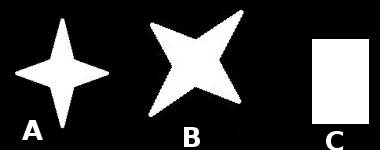
#> input picture cwd/match_shapes.jpg, 380 x 150 px, found by its file name
$ python 14-contours-match.py   (older library calls are emulated)
#> lines starting #> are read from the running program, lines starting #| are printed output that depends on the picture; after the words box and inside, x2 and y2 are one past the last pixel; in counts of white or black regions, pixels touching at a corner belong together
import numpy as np
import cv2 as cv
import matplotlib.pyplot as plt

# read
img = cv.imread('match_shapes.jpg', cv.IMREAD_COLOR)
#> img is the input picture: shape (150, 380, 3); min 0, max 255, mean 58.8
gray = cv.cvtColor(img, cv.COLOR_BGR2GRAY)
img = cv.cvtColor(img, cv.COLOR_BGR2RGB)

# threshold
ret, thresh = cv.threshold(gray, 127, 255, 0)
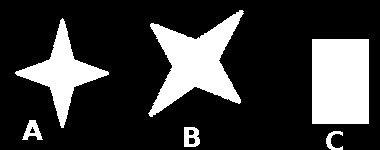
#> thresh: shape (150, 380); 22.8% white; 6 white regions

# find contours
# https://docs.opencv.org/master/d4/d73/tutorial_py_contours_begin.html
# document has error
# findContours had not changed source img and plus one return value at first
some, contours, hierarchy = cv.findContours(thresh, cv.RETR_TREE, cv.CHAIN_APPROX_SIMPLE)
#> contours = 9 contours; largest, box (x1, y1, x2, y2) and area: (312, 39, 369, 124) 4704, (148, 10, 244, 117) 4506, (15, 18, 109, 128) 2710, (184, 127, 200, 147) 259, (22, 120, 43, 140) 201
ret_img = cv.cvtColor(some, cv.COLOR_GRAY2RGB)
#> ret_img: shape (150, 380, 3); 22.8% white; 6 white regions, box (x1, y1, x2, y2) and area: (312, 39, 369, 124) 4845, (148, 10, 244, 117) 4694, (15, 18, 109, 128) 2863, (184, 127, 200, 147) 234, (22, 120, 43, 140) 218, (326, 131, 343, 150) 143

n = len(contours)
#> n = 9
# draw all contours
cnt_img = img.copy()
for i in range(n):
    cnt = contours[i]
    cv.drawContours(cnt_img, contours, i, (255, 0, 0), 2)
#> this loop made 9 passes
#> cnt on pass 7: [[312, 39], [312, 123], [368, 123], [368, 39]]
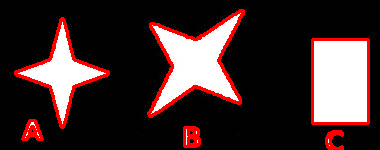
#> cnt_img: shape (150, 380, 3); 7.51% of pixels changed, all inside (x1, y1, x2, y2) = (14, 9, 370, 150)

# draw match contours
match_img = img.copy()
results = []
for i in range(n):
    for j in range(n-1, i, -1):
        match = cv.matchShapes(contours[i], contours[j], cv.CONTOURS_MATCH_I1, 0.0)
        results.append((i, j, match))
#> after the loop, results = 36 items, first 6: (0, 8, 2.49), (0, 7, 2.5), (0, 6, 2.7), (0, 5, 3.41), (0, 4, 3.22), (0, 3, 2.96)
results = np.array(results)
#> results = 36 rows, first 8: [0, 8, 2.49], [0, 7, 2.5], [0, 6, 2.7], [0, 5, 3.41], [0, 4, 3.22], [0, 3, 2.96], [0, 2, 2.98], [0, 1, 3.2]
min_match = results[:, 2].argmin()
#> min_match = 35
i, j = results[min_match][0:2]
#> i = 7; j = 8
cv.drawContours(match_img, contours, int(i), (0, 255, 0), 2)
cv.drawContours(match_img, contours, int(j), (0, 255, 0), 2)
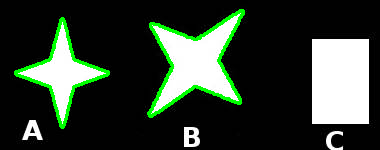
#> match_img: shape (150, 380, 3); mean R, G, B 51.6, 63.3, 51.6

# show
plt.subplot(2, 2, 1), plt.imshow(img), plt.title("img")
plt.subplot(2, 2, 2), plt.imshow(cnt_img), plt.title("cnt_img")
plt.subplot(2, 2, 3), plt.imshow(ret_img), plt.title("ret_img")
plt.subplot(2, 2, 4), plt.imshow(match_img), plt.title("match_img")
plt.show()
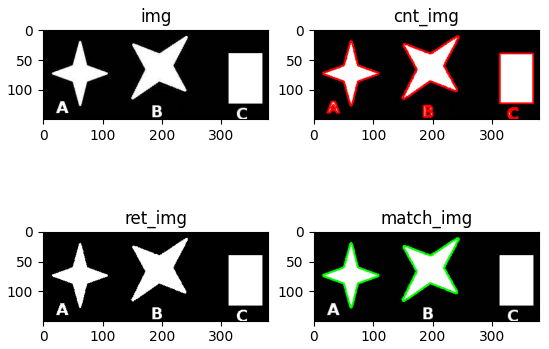
#> figure drawn by matplotlib, 4 panels

$ run again, with cwd/StLouisArchMultExpEV-1.82.JPG copied over cwd/match_shapes.jpg
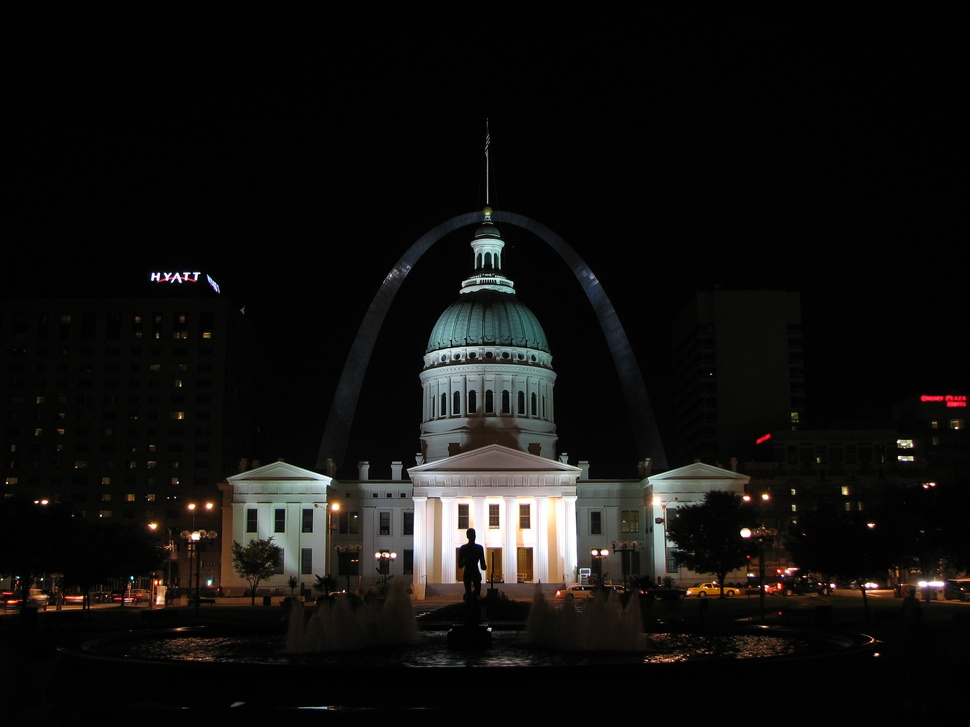
#> input picture cwd/StLouisArchMultExpEV-1.82.JPG, 970 x 727 px, shrunk from 2816 x 2112 before the run, found by its file name
#> img is the input picture: shape (727, 970, 3); mean B, G, R 15.6, 17.1, 18.2
#> thresh: shape (727, 970); 4% white; 362 white regions (309 under 20 px)
#> contours = 488 contours, 435 with area under 20; largest, box (x1, y1, x2, y2) and area: (407, 452, 583, 591) 14840, (243, 462, 332, 570) 4370, (421, 364, 549, 417) 1601, (647, 467, 686, 570) 1328, (424, 346, 548, 367) 698
#> ret_img: shape (727, 970, 3); 4% white; 362 white regions (309 under 20 px), largest, box (x1, y1, x2, y2) and area: (407, 452, 583, 591) 14570, (243, 462, 332, 570) 4198, (421, 364, 549, 417) 1896
#> n = 488
#> the loop `for i in range(n):` made 488 passes
#> cnt on passes 2, 4, 5: [[305, 707], [306, 707]], [[491, 661]], [[672, 660], [672, 661], [673, 660]]
#> after the loop `for i in range(n):`:
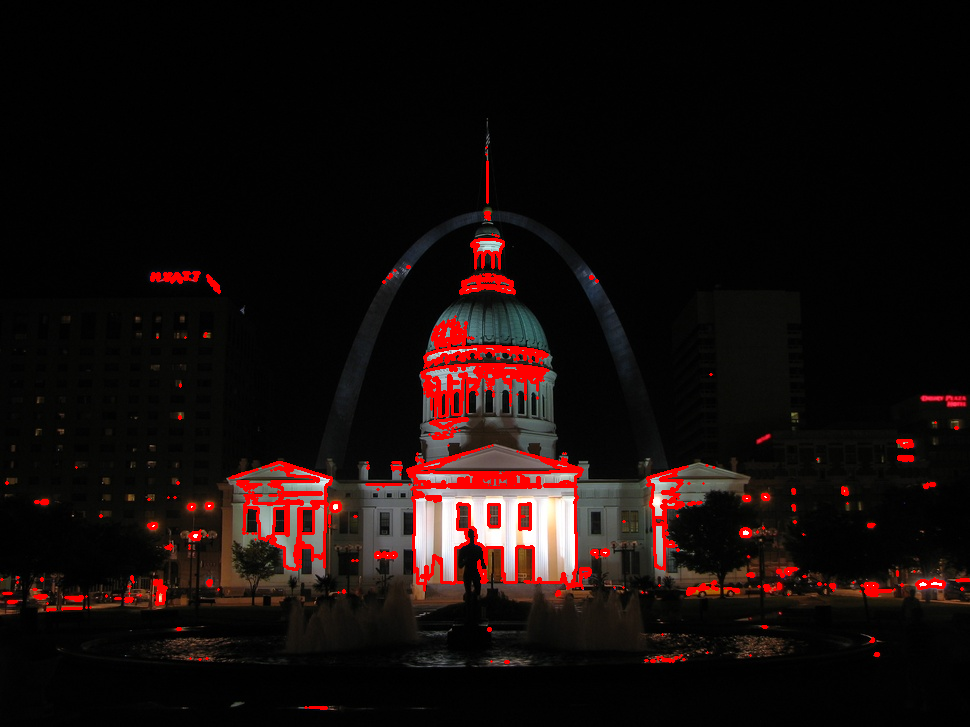
#> cnt_img: shape (727, 970, 3); mean R, G, B 22.2, 12.8, 11.5
#> after the loop `for i in range(n):`: results = 118828 items
#> min_match = 487
#> i = 1; j = 487
#> `plt.show()`:
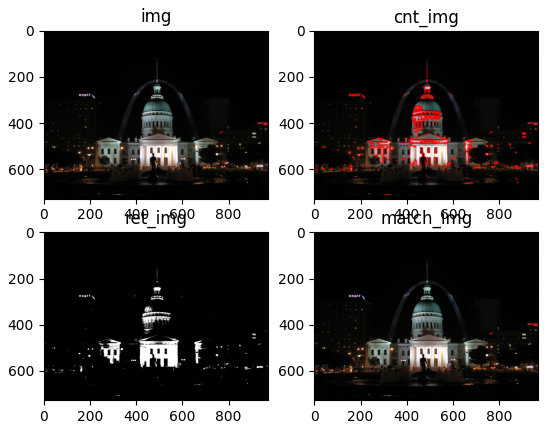
#> figure drawn by matplotlib, 4 panels
